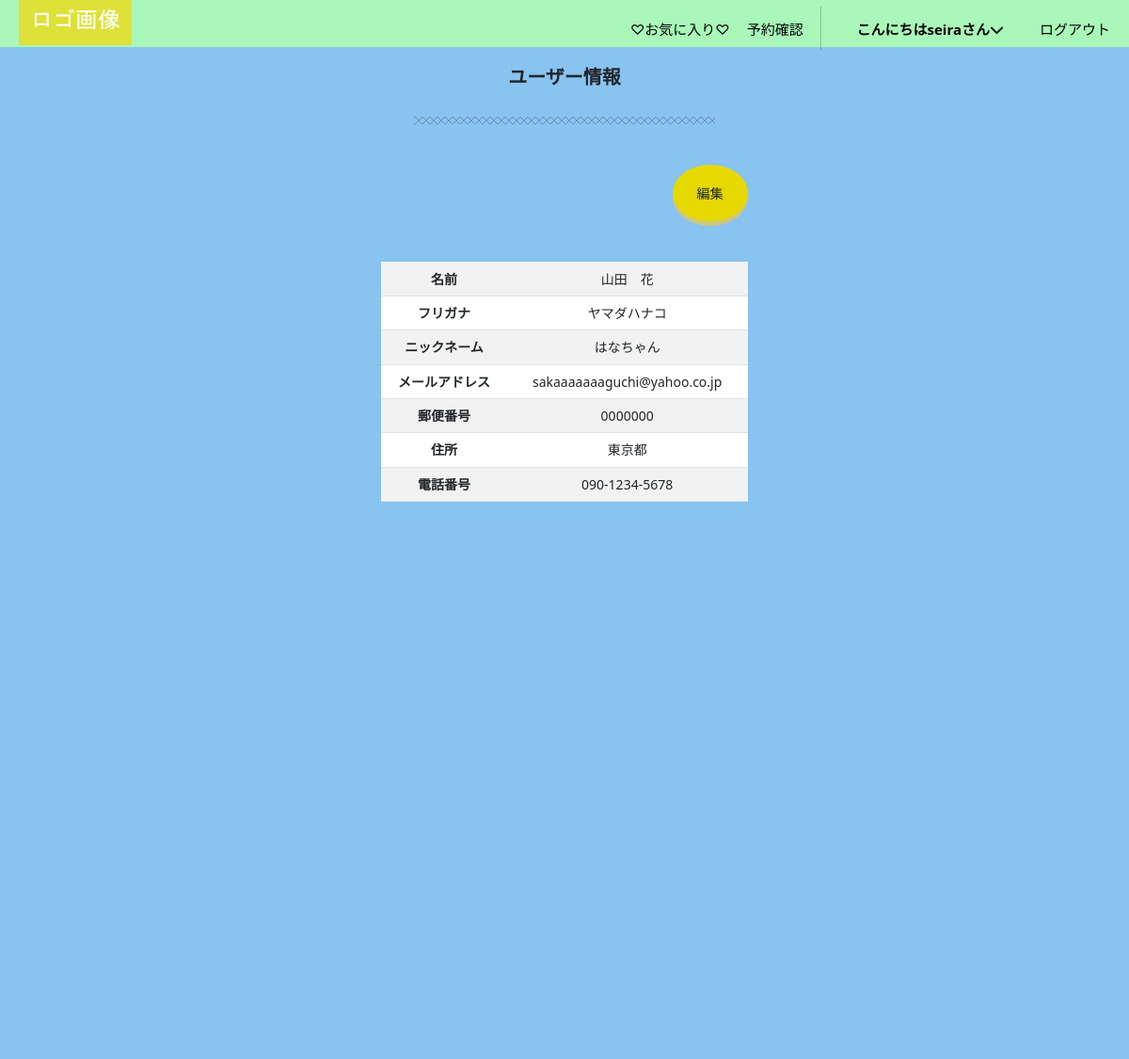
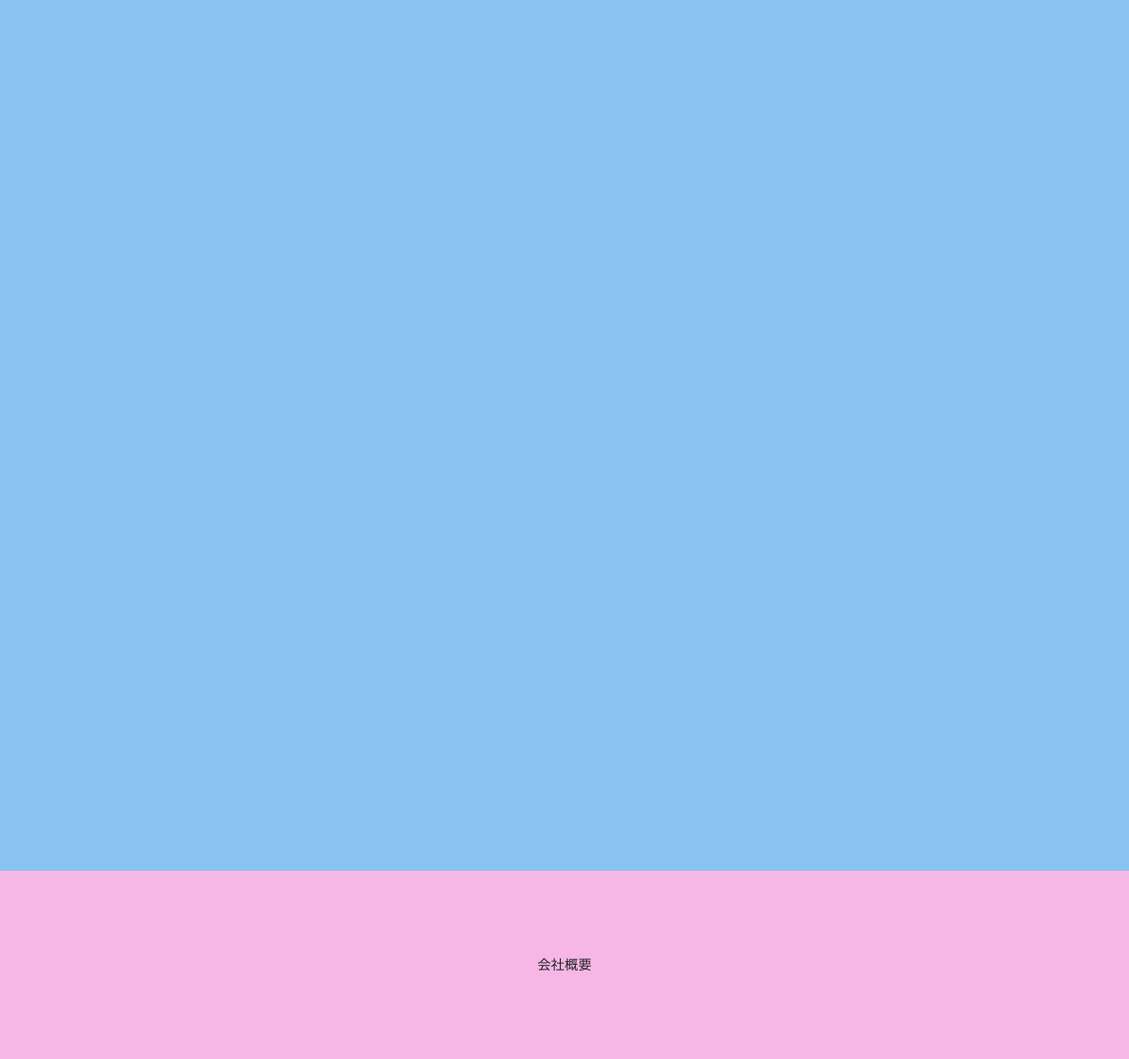
Page /profile/ (signed in) on the committed database (2 pictures, top to bottom).
### accounts/models.py (models this page shows)
class CustomUser(AbstractUser):
    email =models.EmailField(verbose_name='メールアドレス', unique=True, blank=False, null=False, default='') #unique:そのフィールドに保存される値がデータベース内で一意である必要がある(重複を許さない)
    full_name = models.CharField(verbose_name='名前', max_length=30, blank=False, null=False, default='')
    furigana = models.CharField(validators=[katakana_regex], verbose_name='フリガナ*スペースなし', max_length=30, blank=False, null=False, default='')
    handle = models.CharField(verbose_name='ニックネーム',max_length=50,default='',blank=False, null=False)
    postal_code = models.CharField(validators=[postal_code_regex], max_length=7, verbose_name='郵便番号*ハイフンなし', blank=False, null=False, default='')
    address = models.CharField(verbose_name='住所',max_length=50,blank=False, null=False, default='')
    phone_number = models.CharField(verbose_name='電話番号（例: 090-1234-5678）', max_length=20, validators=[phone_number_regex],blank=False, null=False, default='')
    class Meta:
        verbose_name_plural = 'CustomUser'

### gourmet/views.py (the view)
# urls.py: path('profile/',views.ProFileView.as_view(),name='profile'),
class ProFileView(LoginRequiredMixin,UpdateView):
    model = CustomUser
    template_name = 'profile.html'
    form_class = ProfileForm
    success_url = reverse_lazy('gourmet:profile')
    def get_object(self):
        return self.request.user

### gourmet/context_processors.py (called while the page is built)
def member_status(request):
    if request.user.is_authenticated:
        from gourmet.models import Member
        is_member = Member.objects.filter(user=request.user).exists()
        return {'is_member': is_member}
    return {'is_member': False}

### gourmet/templates/profile.html (shortened to what this page needs)
{% extends 'base.html' %}
{% load static %}
{% block active-effe3 %}active{% endblock %}
{% block contents %}
<div class="a_detail">
    <div class="store-h1">
        <h1>ユーザー情報</h1>
    </div>
    <hr class="hr1 mb-5">
    <div class="row justify-content-center">
        <div class="col-md-6">
            <div class="d-flex justify-content-end mb-5">
                <a href="{% url 'gourmet:profile_update' object.pk %}" class="btn btn--circle" type="submit">編集</a>
            </div>
            <table class="table table-striped">
                <tr>
                    <th>名前</th> <td>{{user.full_name}}</td>
                </tr>
                <tr>
                    <th>フリガナ</th> <td>{{user.furigana}}</td>
                </tr>
                <tr>
                    <th>ニックネーム</th> <td>{{user.handle}}</td>
                </tr>
                <tr>
                    <th>メールアドレス</th> <td>{{user.email}}</td>
                </tr>
                <tr>
                    <th>郵便番号</th> <td>{{user.postal_code}}</td>
                </tr>
                <tr>
                    <th>住所</th> <td>{{user.address}}</td>
                </tr>
                <tr>
                    <th>電話番号</th> <td>{{user.phone_number}}</td>
                </tr>
            </table>
        </div>
    </div>
</div>
{% endblock %}

### gourmet/templates/base.html (shortened to what this page needs)
{% load static %}
<!DOCTYPE html>
<html lang="ja">
<head>
    <link rel="stylesheet" type="text/css" href="{% static 'css/mystyle.css' %}">
    <link href="https://cdn.jsdelivr.net/npm/bootstrap@5.3.0-alpha3/dist/css/bootstrap.min.css" rel="stylesheet">
    <link rel="stylesheet" type="text/css" href="https://unpkg.com/swiper@8/swiper.min.css">
    <link href="https://cdn.jsdelivr.net/npm/bootstrap-icons/font/bootstrap-icons.css" rel="stylesheet">
    <link rel="stylesheet" href="https://cdn.jsdelivr.net/npm/destyle.css@3.0.2/destyle.min.css">
</head>
<body>
    <div>
        <header class="header">
            <div class="header__inner">
              <h1 class="header__title header-title">
                <a href="{% url 'gourmet:top'%}">
                  <img src="{% static 'images/logo.png' %}" alt="ロゴ画像">
                </a>
              </h1>
              <nav class="header__nav nav" id="js-nav">
                <ul class="nav__items nav-items">
                  {% if user.is_authenticated %}
                    <li class="nav-items__item nav-active {% block active-effe %}{% endblock %}"><a href="{% url 'gourmet:like_list'%}">♡お気に入り♡</a></li>
                    <li class="nav-items__item nav-active {% block active-effe2 %}{% endblock %}"><a href="{%url 'gourmet:reserve_list'%}">予約確認</a></li>
                    <li class="nav-items__item" id="menu__item">
                      <a href="{% url 'gourmet:profile' %}" class="menu__link nav-active {% block active-effe3 %}{% endblock %}">こんにちは{{ user.username }}さん<i class="fa-solid fa-chevron-down"></i></a>
                    </li>
                    <li class="nav-items__item"><a href="{% url 'account_logout'%}">ログアウト</a></li>
                  {% endif %}
                  </ul>
              </nav>
            </div>
      </header>
        <main>
          <div class="main">
            {% block contents %}{% endblock %}
          </div>
        </main>
        <footer class="footer">
          <div>
            会社概要
          </div>
        </footer>
      </div>
</body>
</html>

### static/css/mystyle.css (style rules this page uses)
a { text-decoration: none !important; }
ul, li { list-style: none; }
main { background-color: #89c3f0; height: 2000px; width: 100%; position: relative; margin-top: 50px; }
.footer { background-color: #f7b7e6; height: 200px; display: flex; }
.footer div { margin: auto; }
.header { background-color: rgb(169, 248, 185); width: 100%; height: 50px; position: fixed; top: 0; left: 0; right: 0; z-index: 999; }
.header__inner { padding: 0 20px; display: flex; align-items: center; justify-content: space-between; height: inherit; position: relative; }
.header__title { width: 100px; height: auto; }
@media screen and (min-width: 960px) { .header__title { width: 120px; } }
.header__title img { display: block; width: 100%; height: 100%; }
.header__nav { position: absolute; right: 0; left: 0; top: 0; width: 100%; height: 100vh; transform: translateX(100%); background-color: #fff; transition: ease .4s; }
@media screen and (min-width: 960px) { .header__nav { position: static; transform: initial; background-color: inherit; height: inherit; display: flex; justify-content: end; width: 50%; } }
@media screen and (min-width: 960px) { .nav__items { width: 100%; display: flex; align-items: center; height: initial; justify-content: space-between; } }
.nav-items { padding-top: 250px; padding-bottom: 200px; padding-left: 70px; }
@media screen and (min-width: 960px) { .nav-items { padding-top: inherit; padding-bottom: inherit; } }
.nav-items__item a { color: black; width: 100%; display: block; text-align: left; font-size: 15px; margin-bottom: 20px; }
@media screen and (min-width: 960px) { .nav-items__item a { margin-bottom: 0; margin-top: 10px; } }
.nav-items__item:last-child a { margin-bottom: 0; }
:root { --easing: cubic-bezier(.2, 1, .2, 1); --transition: .8s var(--easing); --color-base: #f8f8f8; --color-gray: #ddd; --color-theme: #f5695f; --color-theme-darken: #f12617; --box-shadow: .8rem .8rem 1.2rem rgba(0, 0, 0, .05), -.8rem -.8rem 1.2rem #fff; --box-shadow-hover: 1rem 1rem 1.5rem rgba(0, 0, 0, .08), -1rem -1rem 1.5rem #fff; --box-shadow-inset: inset .8rem .8rem 1.2rem rgba(0, 0, 0, .05), inset -.8rem -.8rem 1.2rem #fff; --box-shadow-dark: .8rem .8rem 1.2rem rgba(0, 0, 0, .1), -.8rem -.8rem 1.2rem rgba(#fff,.2); }
html { font-size: 90%; line-height: 1.8; height: 100%; word-break: break-word; color: #333; background-color: var(--color-base); -webkit-appearance: none; -webkit-tap-highlight-color: transparent; }
body { font-size: 1.6rem; margin-top: 30px auto; margin-bottom: 0; }
*, *::before, *::after { -webkit-box-sizing: border-box; box-sizing: border-box; }
h1, h2, h3, h4, h5, h6 { font-size: 1.6rem; margin: 0; padding: 0; }
main { display: block; }
.a_detail { text-align: center; }
.store-h1 { padding-top: 20px; margin-top: 30px; margin-bottom: 30px; }
@media screen and (min-width: 960px) { .a_detail { padding:0 200px !important; } }
.a_detail { font-size: 14px; padding:0 30px }
.a_detail h1 { font-size: 20px; font-weight: bold; }
.hr1 { position: relative; overflow: visible; text-align: center; border-width: 0; height: 8px; background-image: repeating-linear-gradient(45deg, black 0, black 1px, transparent 0, transparent 50%), repeating-linear-gradient(135deg, black 0, black 1px, transparent 0, transparent 50%); background-size: 8px 8px; width: 40%; margin: 0 auto; }
a.btn--circle { border-radius: 50%; line-height: 60px; width: 80px; height: 60px; padding: 0; -webkit-box-shadow: 0 5px 0 #e6d900; box-shadow: 0 5px 0 #cdc87c; background-color: #e6d900; }
.menu__link { display: block; padding: 10px 20px; position: relative; }
.nav-active.active { font-weight: bold; }
.nav-items__item { -webkit-transition: all 0.5s ease-out; transition: all 0.5s ease-out; }

### rows in the picture
CustomUser: username "seira", full_name "山田 花", furigana "ヤマダハナコ", handle "はなちゃん", email "sakaaaaaaaguchi@yahoo.co.jp", postal_code "0000000", address "東京都", phone_number "090-1234-5678"
